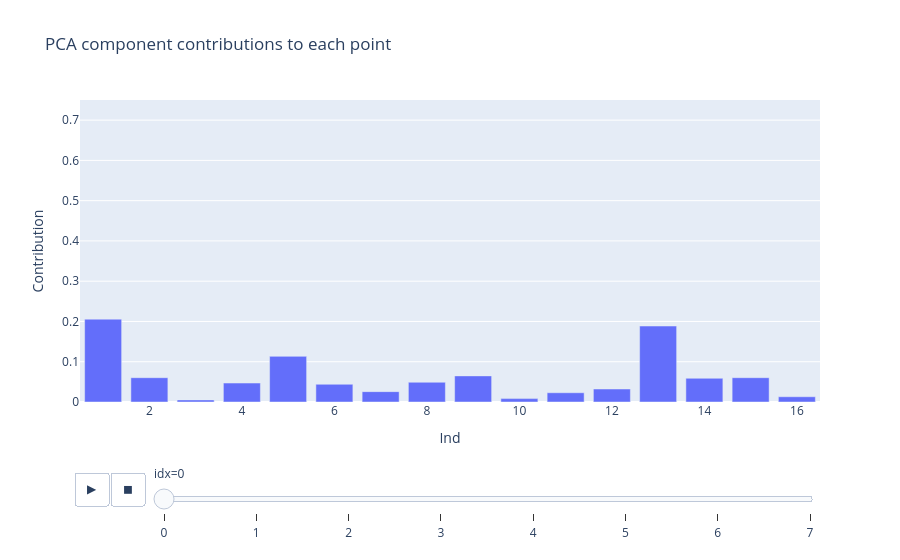

Notebook source saved alongside this figure:
### Code cell
pca_comps = pca.components_
contributions = []
pca_df = pd.DataFrame()
for idx, comp in enumerate(pca_comps):

    p = np.reshape(comp, [-1,3])
    outs = np.sum(p*p, axis=1)
    if mandible:
        pt_names = [1,2,3,4,5,6,7,8,9, 10,11,12,13,14,15,16]
        #pt_names = [1,2,3,4,5,6,7,8,9, 10,11,12,14,15,16]
    else:
        pt_names = [17,18,19,20,21,22,23,24,25,26]
    tdf = pd.DataFrame({'Ind':pt_names, 'Contribution':np.sum(p*p, axis=1)})
    tdf['idx'] = idx
    pca_df = pd.concat([pca_df, tdf])
pca_df
f = px.bar(pca_df, x='Ind', y='Contribution', animation_frame='idx', title='PCA component contributions to each point', range_y=[0,0.75])
f.write_html(results_dir + 'PCA_Contributions.html')
f

### Figure 1 — Plotly figure (JSON) as saved in the notebook; plotly's stock layout.template omitted (floating-point values rounded to 4 significant figures)
{"data": [{"hovertemplate": "idx=0<br>Ind=%{x}<br>Contribution=%{y}<extra></extra>", "legendgroup": "", "marker": {"color": "#636efa", "pattern": {"shape": ""}}, "name": "", "orientation": "v", "showlegend": false, "textposition": "auto", "type": "bar", "x": [1, 2, 3, 4, 5, 6, 7, 8, 9, 10, 11, 12, 13, 14, 15, 16], "xaxis": "x", "y": [0.2057, 0.06035, 0.005202, 0.04706, 0.1134, 0.04402, 0.02574, 0.04905, 0.06486, 0.008396, 0.02298, 0.03226, 0.1887, 0.05889, 0.06035, 0.01301], "yaxis": "y"}], "layout": {"barmode": "relative", "legend": {"tracegroupgap": 0}, "sliders": [{"active": 0, "currentvalue": {"prefix": "idx="}, "len": 0.9, "pad": {"b": 10, "t": 60}, "steps": [{"args": [["0"], {"frame": {"duration": 0, "redraw": true}, "fromcurrent": true, "mode": "immediate", "transition": {"duration": 0, "easing": "linear"}}], "label": "0", "method": "animate"}, {"args": [["1"], {"frame": {"duration": 0, "redraw": true}, "fromcurrent": true, "mode": "immediate", "transition": {"duration": 0, "easing": "linear"}}], "label": "1", "method": "animate"}, {"args": [["2"], {"frame": {"duration": 0, "redraw": true}, "fromcurrent": true, "mode": "immediate", "transition": {"duration": 0, "easing": "linear"}}], "label": "2", "method": "animate"}, {"args": [["3"], {"frame": {"duration": 0, "redraw": true}, "fromcurrent": true, "mode": "immediate", "transition": {"duration": 0, "easing": "linear"}}], "label": "3", "method": "animate"}, {"args": [["4"], {"frame": {"duration": 0, "redraw": true}, "fromcurrent": true, "mode": "immediate", "transition": {"duration": 0, "easing": "linear"}}], "label": "4", "method": "animate"}, {"args": [["5"], {"frame": {"duration": 0, "redraw": true}, "fromcurrent": true, "mode": "immediate", "transition": {"duration": 0, "easing": "linear"}}], "label": "5", "method": "animate"}, {"args": [["6"], {"frame": {"duration": 0, "redraw": true}, "fromcurrent": true, "mode": "immediate", "transition": {"duration": 0, "easing": "linear"}}], "label": "6", "method": "animate"}, {"args": [["7"], {"frame": {"duration": 0, "redraw": true}, "fromcurrent": true, "mode": "immediate", "transition": {"duration": 0, "easing": "linear"}}], "label": "7", "method": "animate"}], "x": 0.1, "xanchor": "left", "y": 0, "yanchor": "top"}], "title": {"text": "PCA component contributions to each point"}, "updatemenus": [{"buttons": [{"args": [null, {"frame": {"duration": 500, "redraw": true}, "fromcurrent": true, "mode": "immediate", "transition": {"duration": 500, "easing": "linear"}}], "label": "&#9654;", "method": "animate"}, {"args": [[null], {"frame": {"duration": 0, "redraw": true}, "fromcurrent": true, "mode": "immediate", "transition": {"duration": 0, "easing": "linear"}}], "label": "&#9724;", "method": "animate"}], "direction": "left", "pad": {"r": 10, "t": 70}, "showactive": false, "type": "buttons", "x": 0.1, "xanchor": "right", "y": 0, "yanchor": "top"}], "xaxis": {"anchor": "y", "domain": [0, 1], "title": {"text": "Ind"}}, "yaxis": {"anchor": "x", "domain": [0, 1], "range": [0, 0.75], "title": {"text": "Contribution"}}}}
